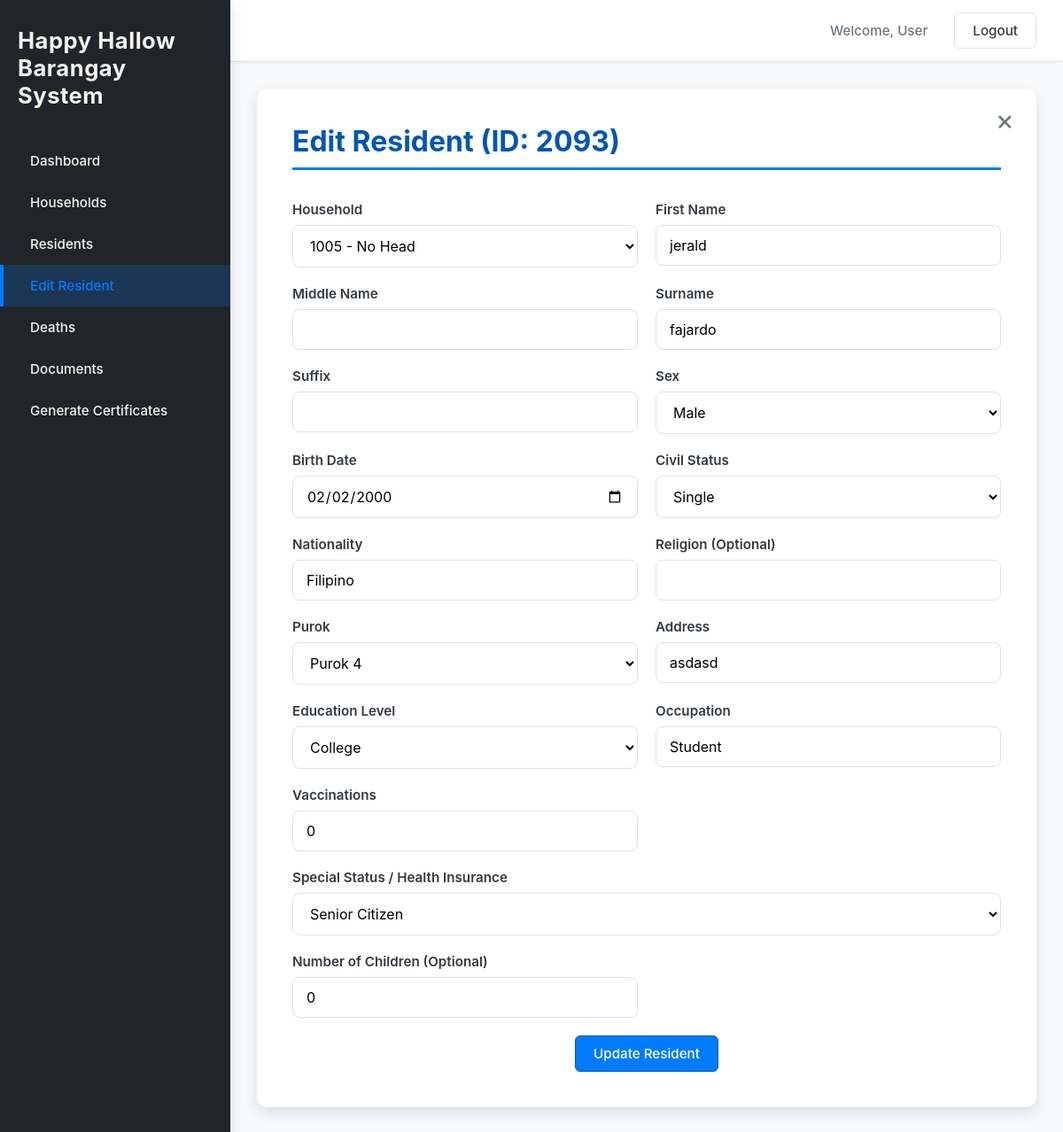
The page /addnewresidents.php?id=2093 (signed in) on the database its author committed.
### tables this page shows
CREATE TABLE IF NOT EXISTS `residents` (
  `person_id` int NOT NULL AUTO_INCREMENT,
  `household_id` int NOT NULL,
  `first_name` text NOT NULL,
  `middle_name` varchar(255) DEFAULT NULL,
  `surname` varchar(255) NOT NULL,
  `suffix` varchar(50) DEFAULT NULL,
  `sex` text NOT NULL,
  `birthdate` date NOT NULL,
  `civil_status` varchar(20) NOT NULL,
  `nationality` varchar(20) NOT NULL,
  `religion` varchar(100) DEFAULT NULL,
  `purok` int NOT NULL,
  `address` varchar(150) NOT NULL,
  `residency_start_date` date DEFAULT NULL,
  `education_level` varchar(20) NOT NULL,
  `occupation` varchar(50) NOT NULL,
  `is_senior` tinyint(1) NOT NULL,
  `is_disabled` tinyint(1) NOT NULL,
  `health_insurance` varchar(100) DEFAULT NULL,
  `vaccination` int DEFAULT NULL,
  `is_pregnant` tinyint(1) DEFAULT NULL,
  `children_count` int DEFAULT NULL,
  PRIMARY KEY (`person_id`),
  KEY `household_id` (`household_id`)
);

CREATE TABLE IF NOT EXISTS `household` (
  `household_id` int NOT NULL AUTO_INCREMENT,
  `household_head` varchar(100) DEFAULT NULL,
  `housing_ownership` varchar(50) DEFAULT NULL,
  `water_source` varchar(50) DEFAULT NULL,
  `toilet_facility` varchar(50) DEFAULT NULL,
  `electricity_source` varchar(50) DEFAULT NULL,
  `waste_disposal` varchar(50) DEFAULT NULL,
  `building_type` varchar(50) DEFAULT NULL,
  PRIMARY KEY (`household_id`)
);

### addnewresidents.php (the view, shortened to what this page needs)
<?php
$logged_in_username = isset($_SESSION['user_name']) ? $_SESSION['user_name'] : 'User';
include 'db_connect.php';
$editMode = false;
$residentId = isset($_GET['id']) ? intval($_GET['id']) : null;
$resData = [];
if ($residentId) {
    $editMode = true;
    $stmt = $conn->prepare("SELECT * FROM residents WHERE person_id = ?");
    $stmt->bind_param("i", $residentId);
    $stmt->execute();
    $result = $stmt->get_result();
    $resData = $result->fetch_assoc();
}
$householdResult = $conn->query("SELECT household_id, household_head FROM household ORDER BY household_id ASC");
function getSelectedStatus($resData) {
    if (!empty($resData['is_senior'])) return 'Senior Citizen';
    return 'None';
}
$current_status = getSelectedStatus($resData);
?>
<!DOCTYPE html>
<html lang="en">
<head>
<link rel="stylesheet" href="css/style.css" />
</head>
<body>
<div class="app-container">
<aside class="sidebar">
    <div class="logo">Happy Hallow Barangay System</div>
    <nav class="main-nav">
        <ul>
            <li><a href="index.php">Dashboard</a></li>
            <li><a href="household.php">Households</a></li>
            <li><a href="residents.php">Residents</a></li>
            <li><a href="<?php echo $editMode ? "edit_resident.php?id=$residentId" : "addnewresidents.php"; ?>" class="active"><?php echo $editMode ? "Edit Resident" : "Add Resident"; ?></a></li>
            <li><a href="deaths.php">Deaths</a></li>
            <li><a href="documents.php">Documents</a></li>
            <li><a href="staff_documents.php" class=>Generate Certificates</a></li>
        </ul>
    </nav>
</aside>
<div class="main-content">
<header class="topbar">
  <div class="topbar-right">
    <span id="userName" class="user-info">Welcome, <?php echo htmlspecialchars($logged_in_username); ?></span>
    <button id="logoutBtn" class="btn logout-btn">Logout</button>
  </div>
</header>
<main class="page-content">
<div class="add-resident-form-container">
<div class="form-modal-card">
<a href="residents.php" class="close-btn">&times;</a>
<form id="addResidentForm" method="POST" enctype="multipart/form-data">
<h2 class="form-title"><?php echo $editMode ? "Edit Resident (ID: " . htmlspecialchars($residentId) . ")" : "Add New Resident"; ?></h2>
<div class="form-grid">
<div class="input-group">
    <label>Household</label>
    <select name="household_id" required>
        <?php
        if ($householdResult->num_rows > 0) {
            $householdResult->data_seek(0);
        }
        while($row = $householdResult->fetch_assoc()): ?>
            <option value="<?= $row['household_id'] ?>" <?php if(($resData['household_id'] ?? '') == $row['household_id']) echo 'selected'; ?>>
                <?= htmlspecialchars($row['household_id']) ?> - <?= htmlspecialchars($row['household_head'] ?? 'No Head') ?>
            </option>
        <?php endwhile; ?>
    </select>
</div>
<div class="input-group">
  <label>First Name</label>
  <input type="text" name="first_name" required value="<?php echo htmlspecialchars($resData['first_name'] ?? ''); ?>">
</div>
<div class="input-group">
  <label>Middle Name</label>
  <input type="text" name="middle_name" value="<?php echo htmlspecialchars($resData['middle_name'] ?? ''); ?>">
</div>
<div class="input-group">
  <label>Surname</label>
  <input type="text" name="surname" required value="<?php echo htmlspecialchars($resData['surname'] ?? ''); ?>">
</div>
<div class="input-group">
  <label>Suffix</label>
  <input type="text" name="suffix" value="<?php echo htmlspecialchars($resData['suffix'] ?? ''); ?>">
</div>
<div class="input-group">
  <label>Sex</label>
<select name="sex" required>
  <option value="Male" <?php if(($resData['sex'] ?? '')=='Male') echo 'selected'; ?>>Male</option>
</select>
</div>
<div class="input-group">
  <label>Birth Date</label>
  <input type="date" name="birthdate" required value="<?php echo htmlspecialchars($resData['birthdate'] ?? ''); ?>">
</div>
<div class="input-group">
  <label>Civil Status</label>
  <select name="civil_status" required>
    <option value="Single" <?php if(($resData['civil_status'] ?? '')=='Single') echo 'selected'; ?>>Single</option>
  </select>
</div>
<div class="input-group">
  <label>Nationality</label>
  <input type="text" name="nationality" required value="<?php echo htmlspecialchars($resData['nationality'] ?? 'Filipino'); ?>">
</div>
<div class="input-group">
  <label>Religion (Optional)</label>
  <input type="text" name="religion" value="<?php echo htmlspecialchars($resData['religion'] ?? ''); ?>">
</div>
<div class="input-group">
  <label>Purok</label>
  <select name="purok" required>
    <?php for($i=1;$i<=5;$i++): ?>
      <option value="<?= $i ?>" <?php if(($resData['purok'] ?? '')==$i) echo 'selected'; ?>>Purok <?= $i ?></option>
    <?php endfor; ?>
  </select>
</div>
<div class="input-group">
  <label>Address</label>
  <input type="text" name="address" required value="<?php echo htmlspecialchars($resData['address'] ?? ''); ?>">
</div>
<div class="input-group">
  <label>Education Level</label>
  <select name="education_level" required>
    <option value="College" <?php if(($resData['education_level'] ?? '')=='College') echo 'selected'; ?>>College</option>
  </select>
</div>
<div class="input-group">
  <label>Occupation</label>
  <input type="text" name="occupation" value="<?php echo htmlspecialchars($resData['occupation'] ?? ''); ?>">
</div>
<div class="input-group">
  <label>Vaccinations</label>
  <input type="text" name="vaccination" value="<?php echo htmlspecialchars($resData['vaccination'] ?? ''); ?>">
</div>
<div class="input-group" style="grid-column: 1 / -1;">
  <label>Special Status / Health Insurance</label>
  <select name="special_status" id="specialStatus" onchange="toggleSpecialSections()">
    <option value="Senior Citizen" <?php if($current_status == 'Senior Citizen') echo 'selected'; ?>>Senior Citizen</option>
  </select>
</div>
<div class="input-group">
  <label>Number of Children (Optional)</label>
  <input type="number" name="children_count" value="<?php echo htmlspecialchars($resData['children_count'] ?? '0'); ?>">
</div>
<div class="button-group" style="grid-column: 1 / -1; text-align: center;">
  <button type="submit" class="btn primary-btn"><?php echo $editMode ? "Update Resident" : "Submit Resident"; ?></button>
</div>
</div>
</form>
</div>
</div>
</main>
</div>
</div>
</body>
</html>

### css/style.css (style rules this page uses)
:root { --primary-color: #007bff; --primary-dark: #0056b3; --secondary-color: #6c757d; --background-color: #f8f9fa; --card-background: #ffffff; --sidebar-bg: #212529; --text-color: #343a40; --border-color: #dee2e6; --shadow-light: 0 4px 12px rgba(0, 0, 0, 0.08); --shadow-medium: 0 6px 16px rgba(0, 0, 0, 0.12); --sidebar-width: 260px; --header-height: 70px; --base-padding: 30px; }
* { margin: 0; padding: 0; box-sizing: border-box; font-family: -apple-system, BlinkMacSystemFont, "Segoe UI", Roboto, "Helvetica Neue", Arial, sans-serif; }
body { background-color: var(--background-color); color: var(--text-color); min-height: 100vh; display: flex; font-size: 16px; }
a { text-decoration: none; color: inherit; }
.app-container { display: flex; width: 100%; }
.sidebar { width: var(--sidebar-width); background-color: var(--sidebar-bg); color: #f8f9fa; padding: var(--base-padding) 0; position: fixed; height: 100%; z-index: 100; box-shadow: var(--shadow-medium); }
.logo { font-size: 1.6rem; font-weight: 700; text-align: left; padding: 0 20px 20px 20px; margin-bottom: 15px; color: #f4f3ef; letter-spacing: 0.5px; }
.main-nav ul { list-style: none; padding: 0; }
.main-nav li a { display: flex; align-items: center; gap: 12px; padding: 14px 30px; color: #f4f3ef; transition: background-color 0.25s ease, color 0.25s ease; font-size: 0.95rem; font-weight: 500; border-left: 4px solid transparent; }
.main-nav li a.active { background-color: rgba(0, 123, 255, 0.2); color: var(--primary-color); border-left-color: var(--primary-color); }
.main-content { margin-left: var(--sidebar-width); flex-grow: 1; display: flex; flex-direction: column; }
.topbar { height: var(--header-height); background-color: var(--card-background); border-bottom: 1px solid var(--border-color); display: flex; justify-content: flex-end; align-items: center; padding: 0 var(--base-padding); box-shadow: 0 1px 4px rgba(0, 0, 0, 0.05); }
.topbar-right { display: flex; align-items: center; }
.user-info { margin-right: 20px; font-weight: 500; color: var(--secondary-color); font-size: 0.95rem; }
.page-content { padding: var(--base-padding); flex-grow: 1; }
h2 { font-size: 1.8rem; color: var(--text-color); margin-bottom: 30px; font-weight: 600; }
.page-content h2 { font-size: 2rem; color: var(--primary-dark); border-bottom: 3px solid var(--primary-color); padding-bottom: 10px; margin-bottom: 35px; font-weight: 700; }
.btn { background-color: var(--card-background); color: var(--text-color); border: 1px solid var(--border-color); padding: 10px 20px; border-radius: 6px; cursor: pointer; font-size: 0.95rem; font-weight: 500; transition: all 0.2s ease-in-out; text-decoration: none; display: inline-flex; align-items: center; justify-content: center; gap: 8px; }
.primary-btn { background-color: var(--primary-color); color: white; border: 1px solid var(--primary-dark); }
.logout-btn { margin-left: 10px; }
.input-group label { font-weight: 600; margin-bottom: 8px; color: var(--text-color); font-size: 0.95rem; }
.input-group input, .input-group select { padding: 12px 15px; border: 1px solid var(--border-color); border-radius: 8px; font-size: 1rem; background-color: var(--card-background); }
.add-resident-form-container { max-width: 1200px; margin: 0 auto; width: 100%; }
.form-modal-card { background-color: var(--card-background); padding: 40px; border-radius: 12px; box-shadow: var(--shadow-medium); position: relative; }
.close-btn { position: absolute; top: 20px; right: 25px; font-size: 2rem; color: var(--secondary-color); text-decoration: none; line-height: 1; transition: color 0.2s; cursor: pointer; }
.form-title { font-size: 2rem; color: var(--primary-dark); margin-bottom: 30px; padding-bottom: 15px; border-bottom: 3px solid var(--primary-color); }
.form-grid { display: grid; grid-template-columns: repeat(2, 1fr); gap: 20px; }
.form-grid .input-group { display: flex; flex-direction: column; }
.form-grid .input-group label { font-weight: 600; margin-bottom: 8px; color: var(--text-color); font-size: 0.95rem; }
.form-grid .input-group input, .form-grid .input-group select { width: 100%; padding: 12px 15px; border: 1px solid var(--border-color); border-radius: 8px; font-size: 1rem; background-color: var(--card-background); transition: border-color 0.2s, box-shadow 0.2s; }

### rows shown on the page
residents: household_id "1005 - No Head", first_name "jerald", surname "fajardo", sex "Male", birthdate "02/02/2000", civil_status "Single", nationality "Filipino", purok "Purok 4", address "asdasd", education_level "College", occupation "Student", vaccination "0", special_status "Senior Citizen", children_count "0"

### other values the page prints
$logged_in_username "User"
$residentId "2093"
